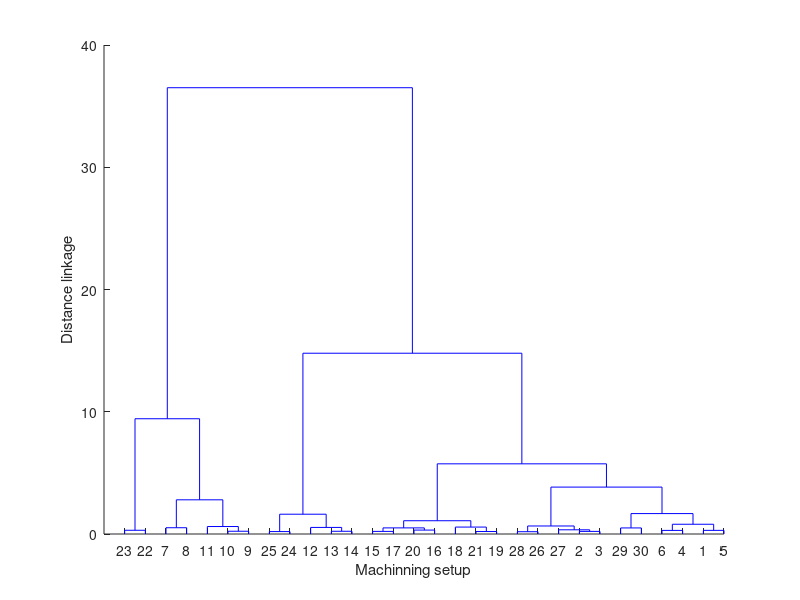

Here is the MATLAB script that generated this plot:
Ms1=[
2.03	4.19
2.38	4.19
2.24	4.19
2.15	4.19
1.68	4.19
1.91	4.19
2.05	4.19
1.59	4.19
1.90	4.19
1.77	4.19
1.84	4.19
1.90	4.19
1.51	4.19
1.43	4.19
1.71	4.19
];

Ms2=[
2.76	7.59
2.73	7.59
2.70	7.59
2.76	7.59
2.75	7.59
2.74	7.59
2.56	7.59
2.55	7.59
2.55	7.59
2.61	7.59
2.59	7.59
2.58	7.59
2.52	7.59
2.49	7.59
2.49	7.59
];

Ms3=[
1.96	7.59
1.86	7.59
1.88	7.59
1.82	7.59
1.88	7.59
1.93	7.59
1.84	7.59
1.77	7.59
1.80	7.59
1.78	7.59
1.82	7.59
1.83	7.59
2.14	7.59
2.12	7.59
2.12	7.59
];

Ms4=[
1.06	1.08	1.08	1.33	1.32	1.33	1.03	1.02	1.04	1.27	1.23	1.21	1.23	1.17	1.18
2.40	2.40	2.40	2.40	2.40	2.40	2.40	2.40	2.40	2.40	2.40	2.40	2.40	2.40	2.40
]';

Ms5=[
1.21	1.17	1.19	1.34	1.32	1.30	1.04	1.11	1.05	1.36	1.32	1.32	1.64	1.70	1.67
4.80	4.80	4.80	4.80	4.80	4.80	4.80	4.80	4.80	4.80	4.80	4.80	4.80	4.80	4.80
]';

Ms6=[
1.46	1.43	1.41	1.29	1.24	1.28	1.50	1.51	1.50	1.50	1.53	1.46	1.43	1.40	1.38
4.95	4.95	4.95	4.95	4.95	4.95	4.95	4.95	4.95	4.95	4.95	4.95	4.95	4.95	4.95
]';

Ms7=[
2.97	2.98	2.98	2.84	2.83	2.84	2.95	2.94	2.89	2.81	2.83	2.84	2.92	2.94	2.94
9.60	9.60	9.60	9.60	9.60	9.60	9.60	9.60	9.60	9.60	9.60	9.60	9.60	9.60	9.60
]';

Ms8=[
1.06	1.03	1.02	1.05	1.04	1.05	1.09	1.11	1.09	0.99	0.97	0.98	1.11	1.09	1.08
2.00	2.00	2.00	2.00	2.00	2.00	2.00	2.00	2.00	2.00	2.00	2.00	2.00	2.00	2.00
]';

Ms9=[
2.41	2.41	2.40	2.23	2.19	2.18	2.47	2.48	2.47	2.49	2.49	2.47	2.42	2.41	2.36
4.00	4.00	4.00	4.00	4.00	4.00	4.00	4.00	4.00	4.00	4.00	4.00	4.00	4.00	4.00
]';

Ms10=[
1.51	1.49	1.47	1.30	1.31	1.29	1.23	1.32	1.30	1.28	1.27	1.28	1.47	1.45	1.44
4.00	4.00	4.00	4.00	4.00	4.00	4.00	4.00	4.00	4.00	4.00	4.00	4.00	4.00	4.00
]';

Ms=[Ms1;Ms2;Ms3;Ms4;Ms5;Ms6;Ms7;Ms8;Ms9;Ms10];
%Ms=[Ms11;Ms21;Ms31;Ms41;Ms51;Ms61;Ms71;Ms81;Ms91;Ms101];
Z = linkage(Ms,'ward','euclidean');
%c = cluster(Z,'maxclust',5);
c = cluster(Z,'maxclust',3);
disp(c);
figure
dendrogram(Z)
%scatter(Ms(:,1),Ms(:,2),10,c)
xlabel('Machinning setup')
ylabel('Distance linkage')

% Export the figure.
%exportfig('cluster analisys.png',...
%    'width',3.7,...
%    'color','rgb')